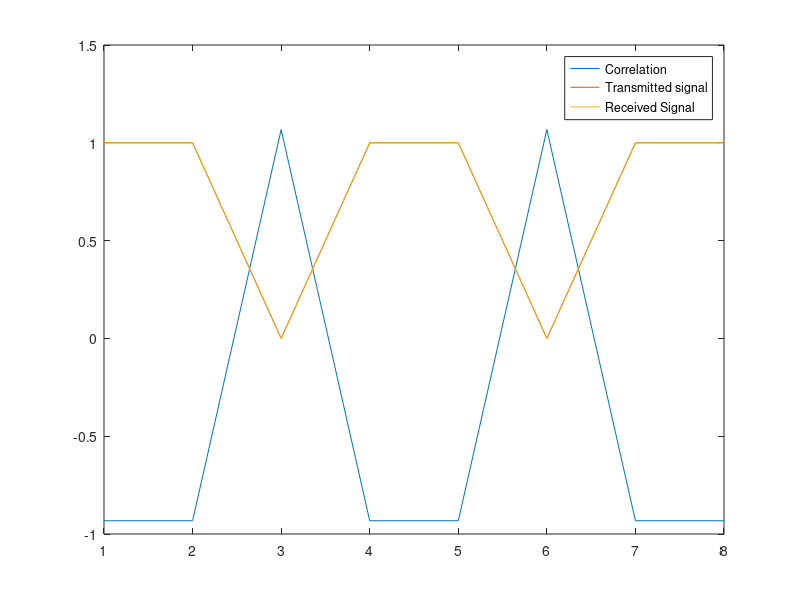

Reproduce this figure in MATLAB.
clear all

trans=[1 1 0 1 1 0 1 1];
unit=ones(1,length(trans));
uf=-unit;
noise=rand(1,length(unit))-0.5;
y=zeros(length(trans),length(unit));
rcorr=zeros(length(trans),2*length(unit)-1);
rec=zeros(1,length(trans));
%% 
for i=1:length(trans)
    if(trans(i)==0)
        y(i,:)=unit+noise;
    else 
        y(i,:)=uf+noise;
    end
end

for i=1:length(trans)
    rcorr(i,:)=conv(y(i,:),flip(unit));
    if (abs(max(rcorr(i,:)))<abs(min(rcorr(i,:))))
        rec(i)=1;
    else
        rec(i)=0;
    end
end
%% 
n=1:length(trans)
plot(n,rcorr(:,1),'displayName','Correlation');
hold on
plot(n,trans,'DisplayName','Transmitted signal');
hold on
plot(n,rec,'DisplayName','Received Signal');
legend
%% 

fprintf('Original Sequence: ');
trans
fprintf('\nRecieved sequence: ');
rec